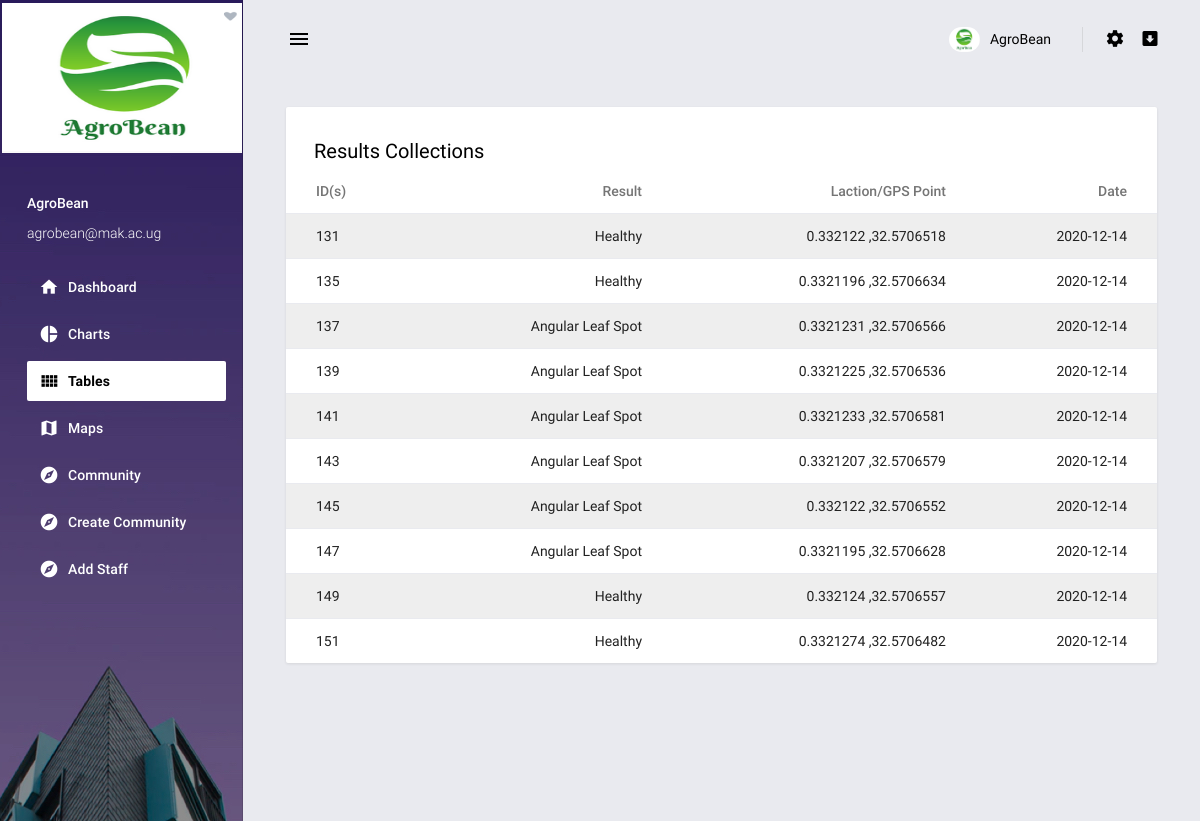
/tables, run on an earlier commit of the app's database.
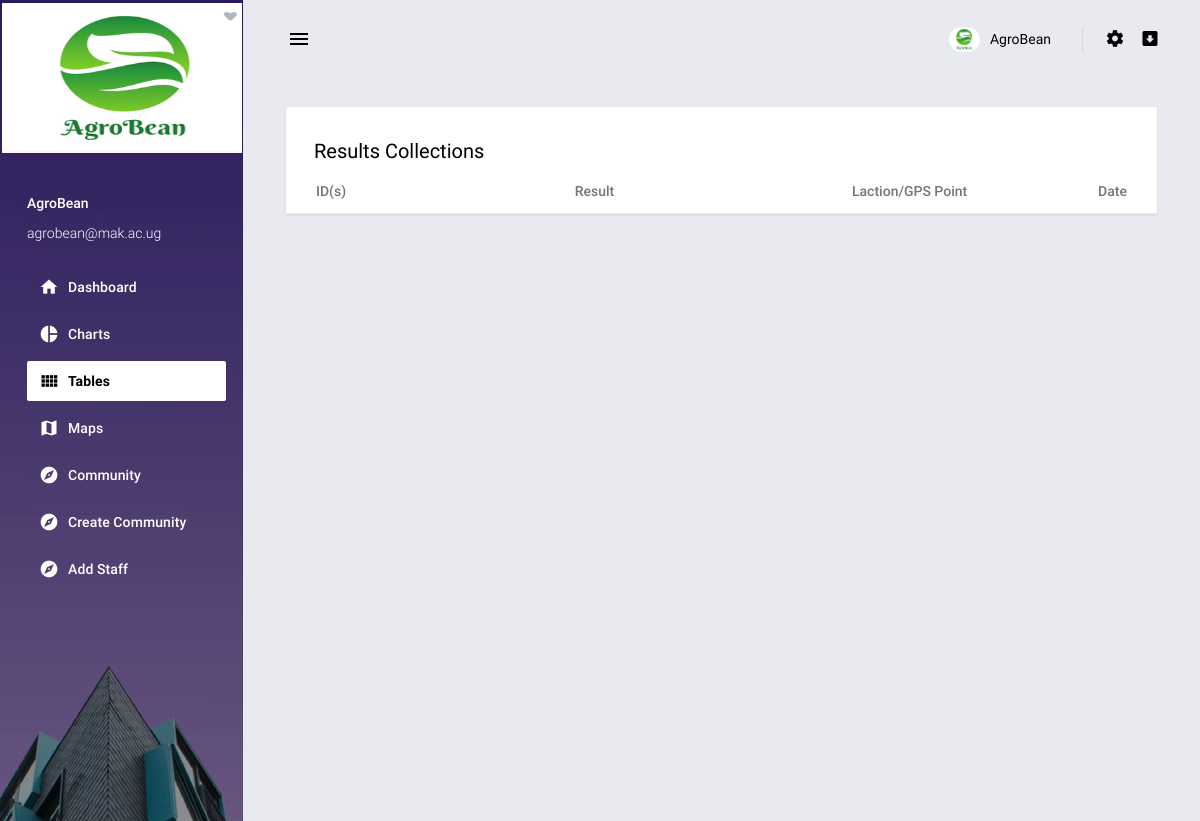
And on a later commit of the database.
### tables this page shows
CREATE TABLE "agrobean_results" (
	`id`	INTEGER,
	`result`	TEXT,
	`location`	TEXT,
	`date`	INTEGER,
	PRIMARY KEY(`id`)
);

### app.py (the view)
@app.route('/tables',methods=['GET','POST'])
def tables():
    results=db_connect.execute('select * from agrobean_results')
    return render_template('basic-tables.html',tables=results)

### templates/basic-tables.html (shortened to what this page needs)
{% extends "base.html" %}
{% block content %}
        <main class="content-wrapper">
          <div class="mdc-layout-grid">
            <div class="mdc-layout-grid__inner">
              <div class="mdc-layout-grid__cell stretch-card mdc-layout-grid__cell--span-12">
                <div class="mdc-card p-0">
                  <h6 class="card-title card-padding pb-0">Results Collections</h6>
                  <div class="table-responsive">
                    <table class="table table-striped">
                      <thead>
                        <tr>
                          <th class="text-left">ID(s)</th>
                          <th>Result</th>
                          <th>Laction/GPS Point</th>
                          <th>Date</th>
                        </tr>
                      </thead>
                      <tbody>
                      {% for table in tables %}
                        <tr>
                          <td class="text-left">{{table[0]}}</td>
                          <td>{{table[1]}}</td>
                          <td>{{table[2]}}</td>
                          <td>{{table[3]}}</td>
                        </tr>
                       {% endfor %}
                      </tbody>
                    </table>
                  </div>
                </div>
              </div>
            </div>
          </div>
        </main>
{% endblock %}

### templates/base.html (shortened to what this page needs)
<!DOCTYPE html>
<html lang="en">
<head>
  <link rel="stylesheet" href="{{url_for('static',filename='assets/vendors/mdi/css/materialdesignicons.min.css')}}">
  <link rel="stylesheet" href="{{url_for('static',filename='assets/vendors/css/vendor.bundle.base.css')}}">
  <link rel="stylesheet" href="{{url_for('static',filename='assets/vendors/flag-icon-css/css/flag-icon.min.css')}}">
  <link rel="stylesheet" href="{{url_for('static',filename='assets/vendors/jvectormap/jquery-jvectormap.css')}}">
  <link rel="stylesheet" href="{{url_for('static',filename='assets/css/demo/style.css')}}">
</head>
<body>
  <div class="body-wrapper">
    <aside class="mdc-drawer mdc-drawer--dismissible mdc-drawer--open">
      <div class="mdc-drawer__header">
        <a href="{{url_for('index')}}" class="brand-logo">
          <img src="{{url_for('static',filename='assets/images/logo3.png')}}" alt="logo" style="width:250px;height:150px;margin-left:-25px;margin-top:-25px;">
        </a>
      </div>
      <div class="mdc-drawer__content">
        <div class="user-info">
          <p class="name">AgroBean</p>
          <p class="email">agrobean@mak.ac.ug</p>
        </div>
        <div class="mdc-list-group">
          <nav class="mdc-list mdc-drawer-menu">
            <div class="mdc-list-item mdc-drawer-item">
              <a class="mdc-drawer-link" href="{{url_for('index')}}">
                <i class="material-icons mdc-list-item__start-detail mdc-drawer-item-icon" aria-hidden="true">home</i>
                Dashboard
              </a>
            </div>
            <div class="mdc-list-item mdc-drawer-item">
              <a class="mdc-drawer-link" href="{{url_for('charts')}}">
                <i class="material-icons mdc-list-item__start-detail mdc-drawer-item-icon" aria-hidden="true">pie_chart</i>
                Charts
              </a>
            </div>
              <div class="mdc-list-item mdc-drawer-item">
              <a class="mdc-drawer-link" href="{{url_for('tables')}}">
                <i class="material-icons mdc-list-item__start-detail mdc-drawer-item-icon" aria-hidden="true">view_comfy</i>
                Tables
              </a>
            </div>
            <div class="mdc-list-item mdc-drawer-item">
              <a class="mdc-drawer-link" href="{{url_for('maps')}}">
                <i class="material-icons mdc-list-item__start-detail mdc-drawer-item-icon" aria-hidden="true">map</i>
                  Maps
              </a>
            </div>
              <div class="mdc-list-item mdc-drawer-item">
              <a class="mdc-drawer-link" href="https://visionhospital.000webhostapp.com/view_article.php" target="_blank">
                <i class="material-icons mdc-list-item__start-detail mdc-drawer-item-icon" aria-hidden="true">explore</i>
                  Community
              </a>
            </div>
            <div class="mdc-list-item mdc-drawer-item">
              <a class="mdc-drawer-link" href="https://visionhospital.000webhostapp.com/upload.php" target="_blank">
                <i class="material-icons mdc-list-item__start-detail mdc-drawer-item-icon" aria-hidden="true">explore</i>
                  Create Community
              </a>
            </div>
            <div class="mdc-list-item mdc-drawer-item">
              <a class="mdc-drawer-link" href="{{url_for('register_staff')}}">
                <i class="material-icons mdc-list-item__start-detail mdc-drawer-item-icon" aria-hidden="true">explore</i>
                  Add Staff
              </a>
            </div>
          </nav>
        </div>
      </div>
    </aside>
    <div class="main-wrapper mdc-drawer-app-content">
      <header class="mdc-top-app-bar">
        <div class="mdc-top-app-bar__row">
          <div class="mdc-top-app-bar__section mdc-top-app-bar__section--align-start">
            <button class="material-icons mdc-top-app-bar__navigation-icon mdc-icon-button sidebar-toggler">menu</button>
          </div>
          <div class="mdc-top-app-bar__section mdc-top-app-bar__section--align-end mdc-top-app-bar__section-right">
            <div class="menu-button-container menu-profile d-none d-md-block">
              <button class="mdc-button mdc-menu-button">
                <span class="d-flex align-items-center">
                  <span class="figure">
                    <img src="{{url_for('static',filename='assets/images/logo3.png')}}" alt="user" class="user">
                  </span>
                  <span class="user-name">AgroBean</span>
                </span>
              </button>
            </div>
            <div class="menu-button-container d-none d-md-block">
              <button class="mdc-button mdc-menu-button">
                <i class="mdi mdi-settings"></i>
              </button>
            </div>
            <div class="menu-button-container d-none d-md-block">
              <button class="mdc-button mdc-menu-button">
                <i class="mdi mdi-arrow-down-bold-box"></i>
              </button>
            </div>
          </div>
        </div>
      </header>
      <div class="page-wrapper mdc-toolbar-fixed-adjust">
        {% block content %}
        {% endblock %}
        <footer>
          <div class="mdc-layout-grid">
          </div>
        </footer>
      </div>
    </div>
  </div>
</body>
</html>

What changed in the data, as far as the page shows it:
removed agrobean_results: id "131", result "Healthy", location "0.332122 ,32.5706518", date "2020-12-14"
removed agrobean_results: id "135", result "Healthy", location "0.3321196 ,32.5706634", date "2020-12-14"
removed agrobean_results: id "137", result "Angular Leaf Spot", location "0.3321231 ,32.5706566", date "2020-12-14"
removed agrobean_results: id "139", result "Angular Leaf Spot", location "0.3321225 ,32.5706536", date "2020-12-14"
removed agrobean_results: id "141", result "Angular Leaf Spot", location "0.3321233 ,32.5706581", date "2020-12-14"
removed agrobean_results: id "143", result "Angular Leaf Spot", location "0.3321207 ,32.5706579", date "2020-12-14"
removed agrobean_results: id "145", result "Angular Leaf Spot", location "0.332122 ,32.5706552", date "2020-12-14"
removed agrobean_results: id "147", result "Angular Leaf Spot", location "0.3321195 ,32.5706628", date "2020-12-14"
removed agrobean_results: id "149", result "Healthy", location "0.332124 ,32.5706557", date "2020-12-14"
removed agrobean_results: id "151", result "Healthy", location "0.3321274 ,32.5706482", date "2020-12-14"
